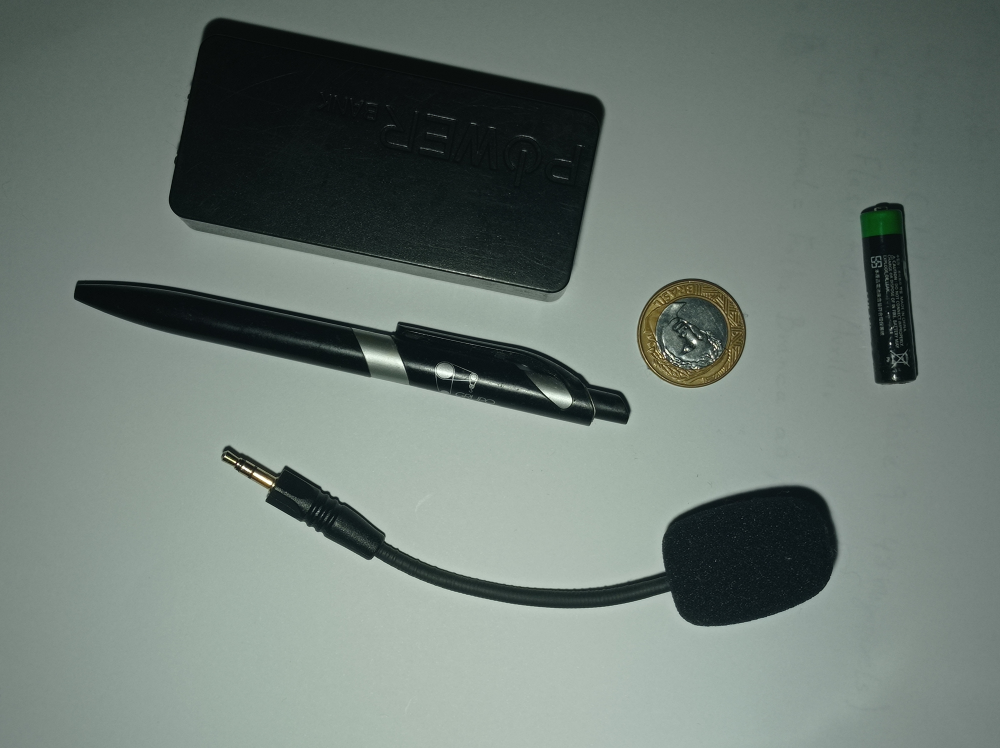
#> input picture img/img1.jpg, 4000 x 2992 px, found by its file name (shown at 1/4 size)
$ python newCoin_20220628192001.py
#> lines starting #> are read from the running program, lines starting #| are printed output that depends on the picture; after the words box and inside, x2 and y2 are one past the last pixel; in counts of white or black regions, pixels touching at a corner belong together
import cv2
from cv2 import THRESH_BINARY
import numpy as np
from numpy import binary_repr

imagem = cv2.imread("img/img1.jpg")          # Carregar a imagem
#> imagem is the input picture: shape (2992, 4000, 3); mean B, G, R 116.5, 122.9, 110.4
res = cv2.resize(imagem, dsize=( 658, 494), interpolation=cv2.INTER_CUBIC) # Redimensionar Img ################
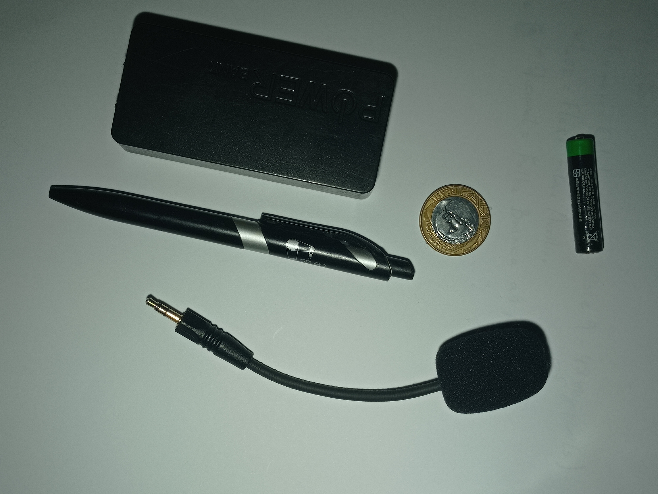
#> res: shape (494, 658, 3); mean B, G, R 116.5, 122.9, 110.4
gray = cv2.cvtColor(res, cv2.COLOR_BGR2GRAY)     # GrayScale
blur = cv2.blur(gray,(3,3))                       # Blur ###############

ret,binary = cv2.threshold(blur , 65 ,255, cv2.THRESH_BINARY)         # Binarização ################
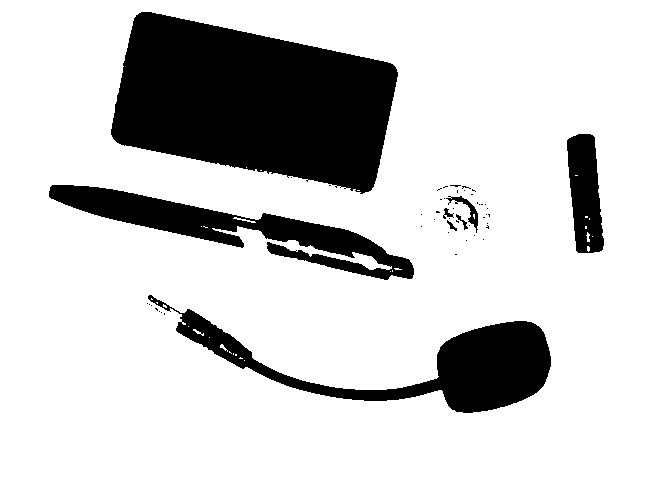
#> binary: shape (494, 658); 81% white; 50 black regions (42 under 20 px), largest, box (x1, y1, x2, y2) and area: (111, 12, 398, 194) 35905, (148, 295, 551, 413) 12230, (49, 185, 414, 280) 9931
ret1,binary1 = cv2.threshold(binary,127,255,cv2.THRESH_BINARY_INV)   # Inverter a Binarização


kernel = np.ones((5,5), np.uint8)
#> (the run stopped early here; a loop or call above may not have finished)

$ run again, with img/img2.jpg copied over img/img1.jpg
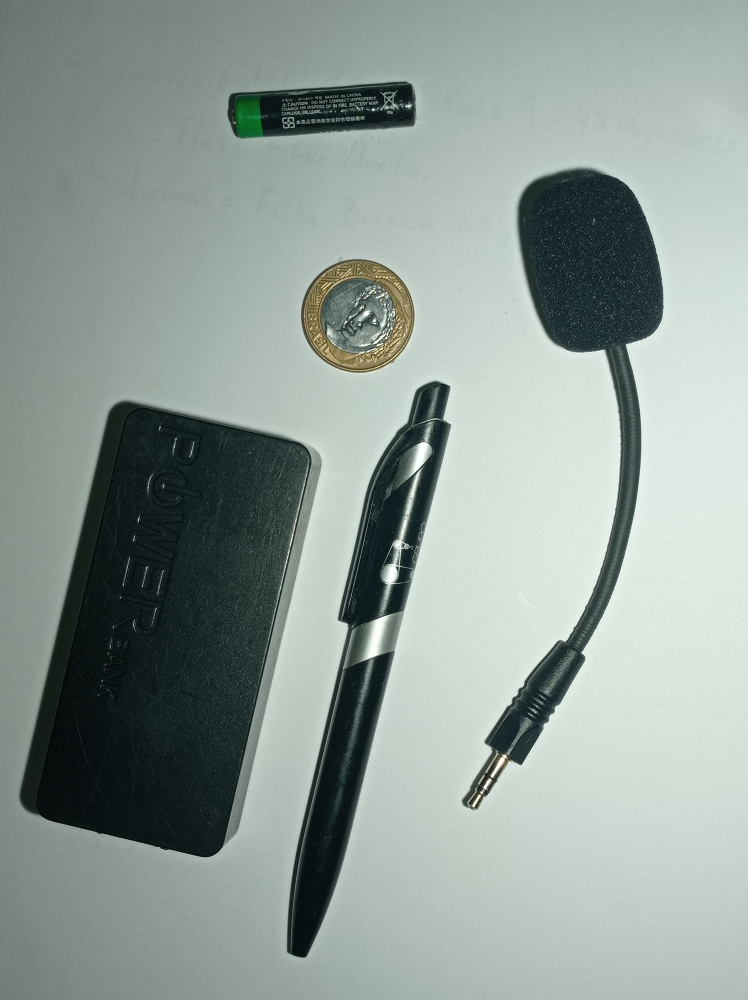
#> input picture img/img2.jpg, 2992 x 4000 px, found by its file name (shown at 1/4 size)
#> imagem is the input picture: shape (4000, 2992, 3); mean B, G, R 150.7, 156.4, 143.7
#> `blur = cv2.blur(gray,(3,3))`:
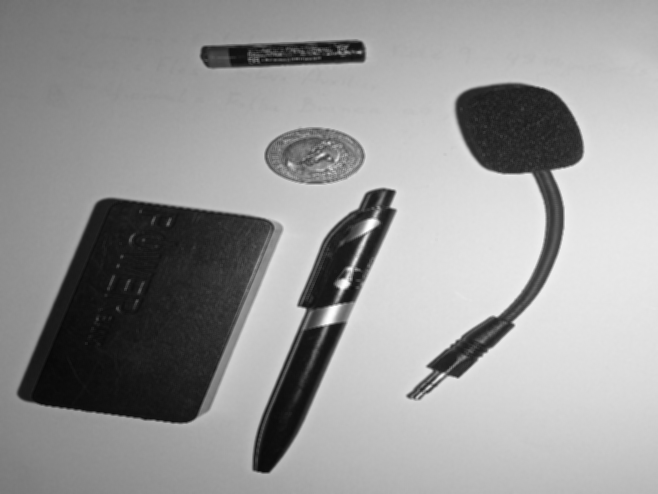
#> blur: shape (494, 658); min 7, max 254, mean 151.9
#> `ret,binary = cv2.threshold(blur , 65 ,255, cv2.THRESH_BINARY)`:
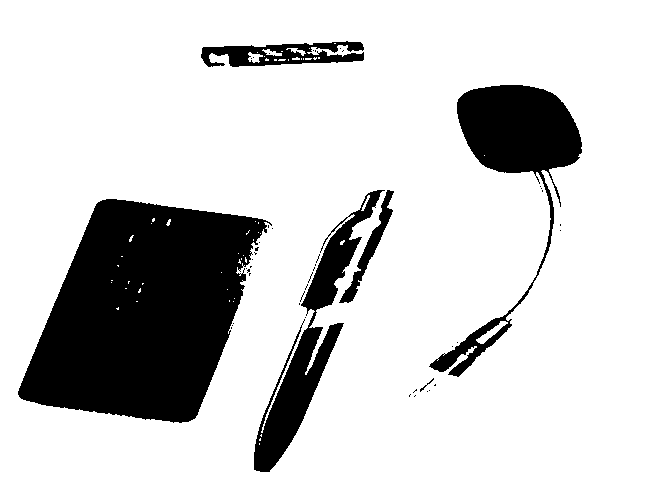
#> binary: shape (494, 658); 81.7% white; 47 black regions (41 under 20 px), largest, box (x1, y1, x2, y2) and area: (18, 199, 272, 423) 37249, (429, 85, 582, 377) 10764, (254, 190, 385, 472) 7847, (201, 41, 364, 67) 2410, (339, 190, 394, 303) 1096, (420, 378, 434, 392) 29

$ run again, with img/moedaSala.jpg copied over img/img1.jpg
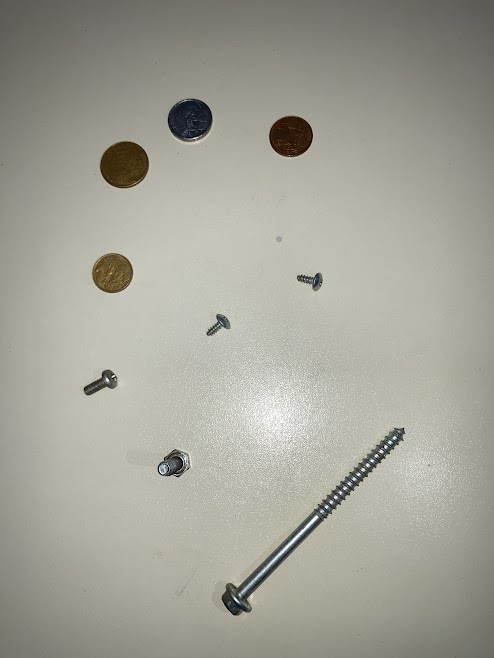
#> input picture img/moedaSala.jpg, 494 x 658 px, found by its file name
#> imagem is the input picture: shape (658, 494, 3); mean B, G, R 151.7, 161.8, 163.2
#> `res = cv2.resize(imagem, dsize=( 658, 494), interpolation=cv2.INTER_CU..`:
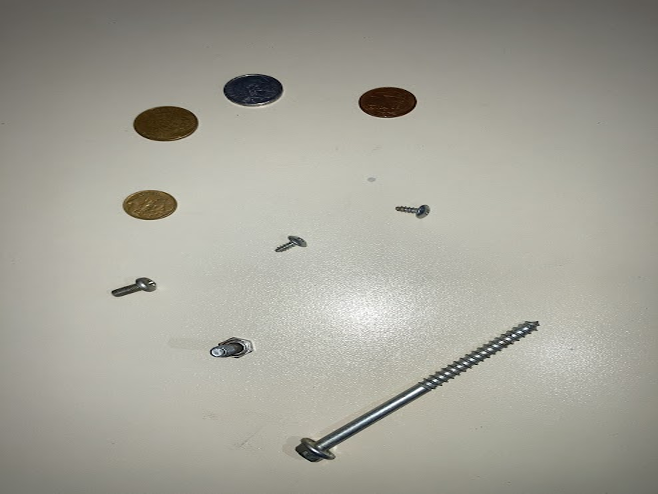
#> res: shape (494, 658, 3); mean B, G, R 151.7, 161.8, 163.2
#> `ret,binary = cv2.threshold(blur , 65 ,255, cv2.THRESH_BINARY)`:
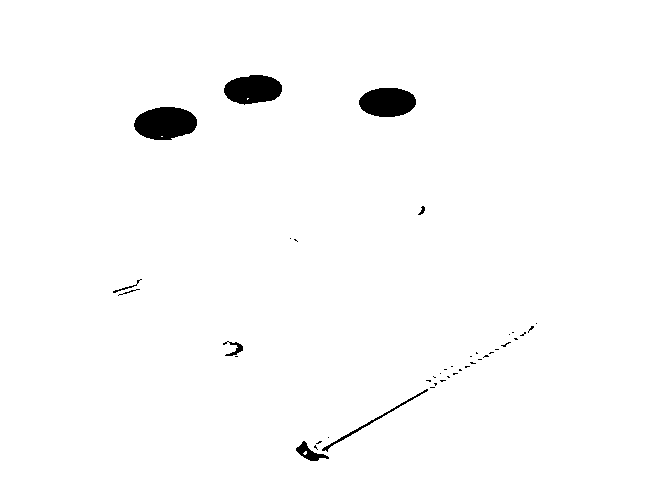
#> binary: shape (494, 658); 98.4% white; 41 black regions (32 under 20 px), largest, box (x1, y1, x2, y2) and area: (134, 107, 197, 140) 1620, (224, 75, 282, 105) 1325, (359, 88, 416, 117) 1323

$ run again, with img/moedaSala2.jpg copied over img/img1.jpg
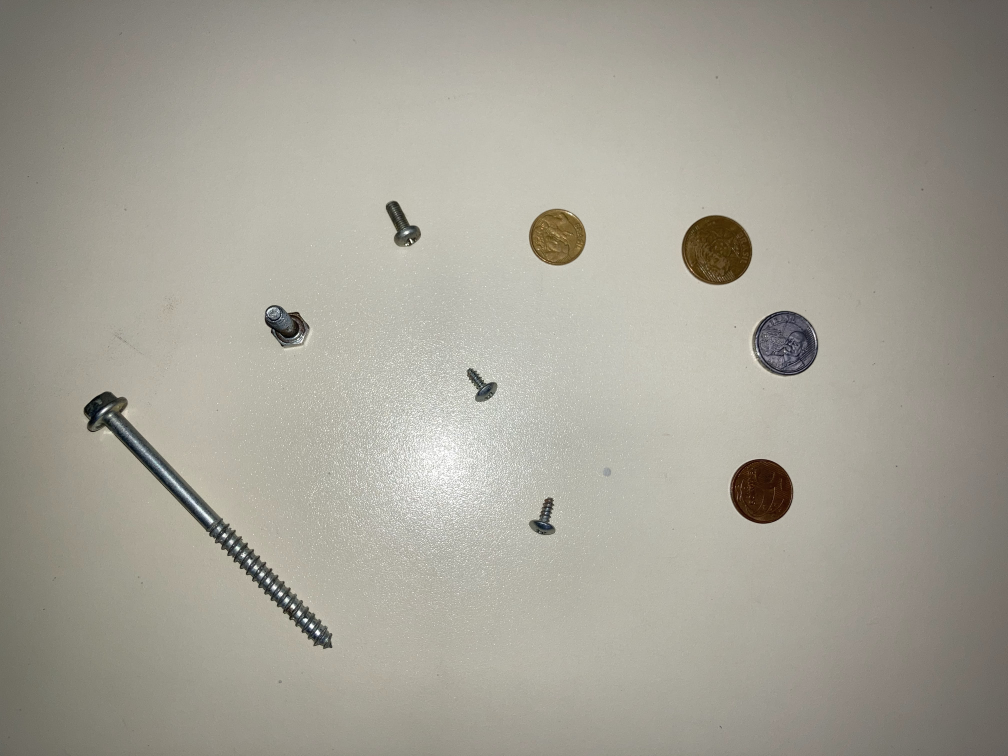
#> input picture img/moedaSala2.jpg, 4032 x 3024 px, found by its file name (shown at 1/4 size)
#> imagem is the input picture: shape (3024, 4032, 3); mean B, G, R 150.2, 161.2, 164.3
#> `res = cv2.resize(imagem, dsize=( 658, 494), interpolation=cv2.INTER_CU..`:
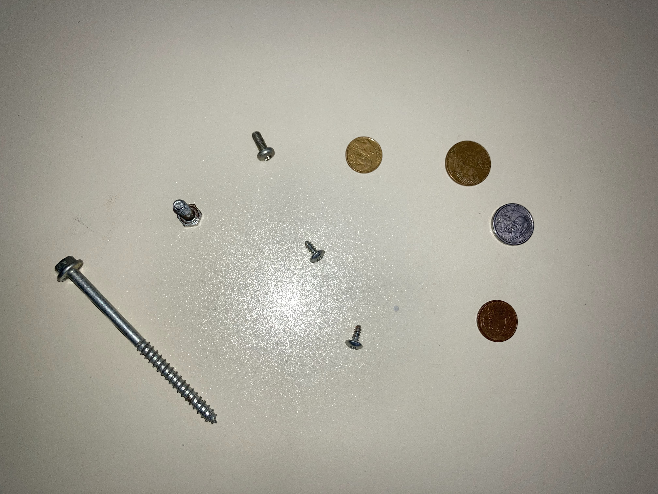
#> res: shape (494, 658, 3); mean B, G, R 150.2, 161.2, 164.3
#> `ret,binary = cv2.threshold(blur , 65 ,255, cv2.THRESH_BINARY)`:
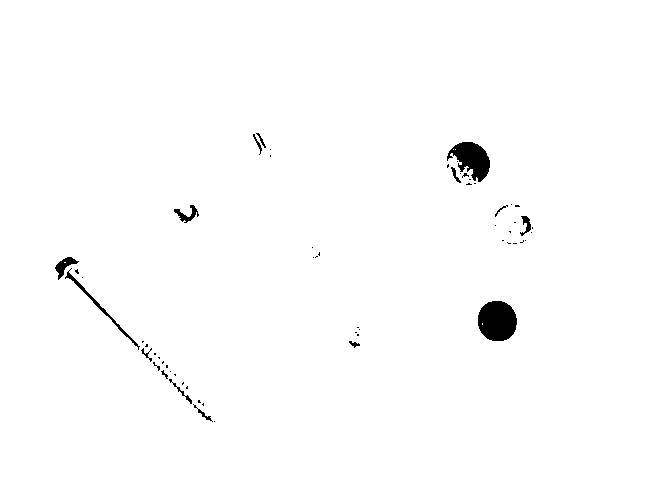
#> binary: shape (494, 658); 98.9% white; 60 black regions (45 under 20 px), largest, box (x1, y1, x2, y2) and area: (478, 301, 517, 341) 1258, (447, 142, 490, 182) 989, (65, 268, 140, 350) 314
